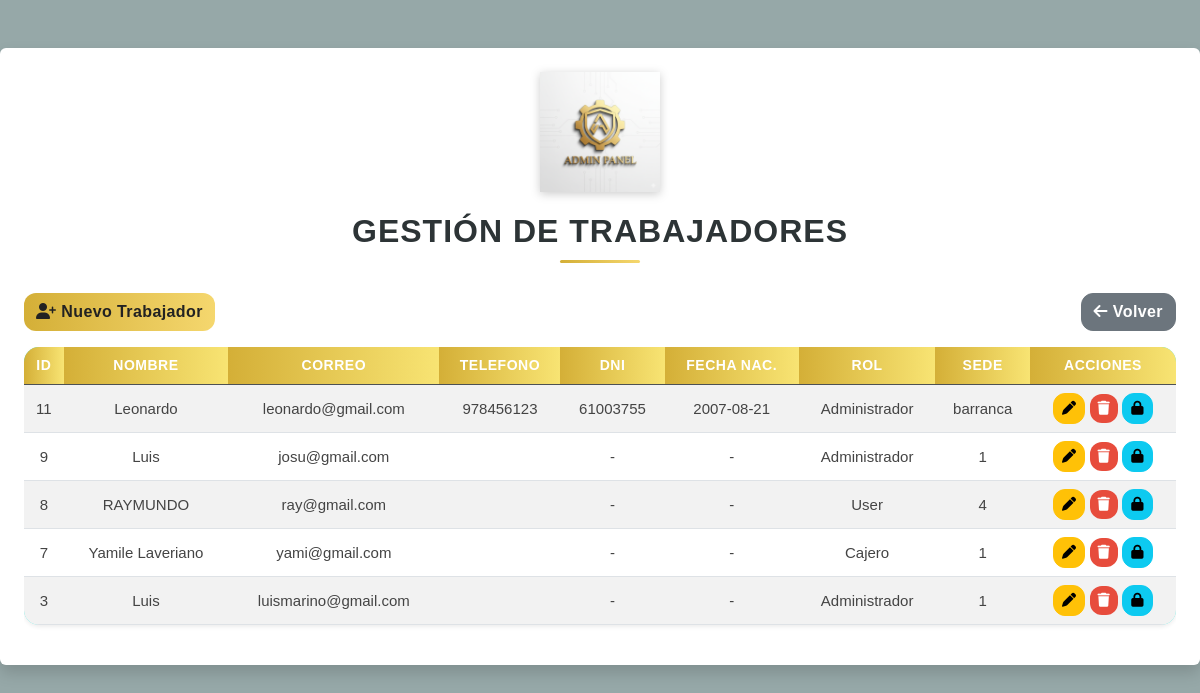
The page /fastfeast.php on the database its author committed.
### tables this page shows
CREATE TABLE `trabajadores` (
  `id` int(11) NOT NULL,
  `nombre` varchar(100) DEFAULT NULL,
  `correo` varchar(100) DEFAULT NULL,
  `telefono` varchar(20) DEFAULT NULL,
  `dni` varchar(20) DEFAULT NULL,
  `fecha_nacimiento` date DEFAULT NULL,
  `password` varchar(255) DEFAULT NULL,
  `rol` varchar(50) DEFAULT NULL,
  `sede` varchar(100) NOT NULL,
  `direccion` varchar(255) DEFAULT NULL,
  `latitud` decimal(10,8) DEFAULT NULL,
  `longitud` decimal(11,8) DEFAULT NULL
);

### fastfeast.php (the view, shortened to what this page needs)
<?php
include 'conexion.php';
$conn = $conn ?? $con ?? null;
$trabajadores = $conn->query("SELECT * FROM trabajadores ORDER BY id DESC");
?>
<!DOCTYPE html>
<html lang="es">
<head>
  <link href="https://cdn.jsdelivr.net/npm/bootstrap@5.3.2/dist/css/bootstrap.min.css" rel="stylesheet">
  <link href="https://cdnjs.cloudflare.com/ajax/libs/font-awesome/6.5.0/css/all.min.css" rel="stylesheet">
</head>
<body>
  <div class="container mt-5 p-4 bg-white rounded shadow">
<div class="logo-container">
  <img src="logo.png" alt="Logo Empresa" class="animated-logo">
</div>
<h2 class="titulo-animado">Gestión de Trabajadores</h2>
    <div class="d-flex justify-content-between mb-3">
      <button class="btn btn-primary" data-bs-toggle="modal" data-bs-target="#modalAgregarTrabajador">
        <i class="fa-solid fa-user-plus"></i> Nuevo Trabajador
      </button>
      <a href="panel_trabajadores.php" class="btn btn-secondary">
        <i class="fa-solid fa-arrow-left"></i> Volver
      </a>
    </div>
    <div class="table-responsive">
      <table class="table table-striped text-center align-middle shadow-sm">
        <thead class="table-dark">
          <tr>
            <th>ID</th>
            <th>Nombre</th>
            <th>Correo</th>
            <th>Telefono</th>
            <th>DNI</th>
            <th>Fecha Nac.</th>
            <th>Rol</th>
            <th>Sede</th>
            <th>Acciones</th>
          </tr>
        </thead>
        <tbody>
          <?php while ($t = $trabajadores->fetch_assoc()): ?>
            <tr>
              <td><?= $t['id'] ?></td>
              <td><?= htmlspecialchars($t['nombre']) ?></td>
              <td><?= htmlspecialchars($t['correo']) ?></td>
              <td><?= htmlspecialchars($t['telefono']) ?></td>
              <td><?= htmlspecialchars($t['dni'] ?? '-') ?></td>
              <td><?= htmlspecialchars($t['fecha_nacimiento'] ?? '-') ?></td>
              <td><?= htmlspecialchars($t['rol']) ?></td>
              <td><?= htmlspecialchars($t['sede']) ?></td>
              <td>
                <button class="btn btn-sm btn-warning" onclick='editarTrabajador(<?= json_encode($t) ?>)'>
                  <i class="fa-solid fa-pen"></i>
                </button>
                <button class="btn btn-sm btn-danger" onclick='eliminarTrabajador(<?= $t["id"] ?>)'>
                  <i class="fa-solid fa-trash"></i>
                </button>
                <button class="btn btn-sm btn-info" onclick='abrirModalPassword(<?= $t["id"] ?>)'>
                  <i class="fa-solid fa-lock"></i>
                </button>
              </td>
            </tr>
          <?php endwhile; ?>
        </tbody>
      </table>
    </div>
  </div>
</body>
</html>

### fastfeast.php (style rules this page uses)
body { background: linear-gradient(135deg, #96a8a8ff, #96a8a8ff); font-family: "Poppins", sans-serif; color: #333; min-height: 100vh; }
.container { max-width: 1200px; margin-top: 60px; background: #0ae0d6c9; border-radius: 20px; padding: 30px 40px; box-shadow: 0 8px 25px rgba(0, 0, 0, 0.1); backdrop-filter: blur(8px); }
h2 { font-weight: 700; color: #2d3436; text-transform: uppercase; letter-spacing: 1px; text-align: center; margin-bottom: 30px; position: relative; }
h2::after { content: ""; display: block; width: 80px; height: 3px; background: linear-gradient(90deg, #d4af37, #f5d76e); margin: 10px auto 0; border-radius: 10px; }
.table { border-radius: 15px; overflow: hidden; background: #0ae0d6c9; }
.table thead th { background: linear-gradient(90deg, #d4af37, #f8e473); color: #fff; font-weight: 600; text-transform: uppercase; font-size: 14px; letter-spacing: 0.5px; text-align: center; }
.table tbody tr { transition: all 0.3s ease; }
.table td { vertical-align: middle; text-align: center; font-size: 15px; color: #444; }
.btn { border-radius: 12px; font-weight: 600; letter-spacing: 0.4px; transition: all 0.3s ease; }
.btn-primary { background: linear-gradient(90deg, #d4af37, #f5d76e); border: none; color: #222; }
.btn-danger { background: #e74c3c; border: none; }
.logo-container { display: flex; justify-content: center; margin-bottom: 20px; }
.logo-container img { width: 120px; height: auto; filter: drop-shadow(0 2px 5px rgba(0, 0, 0, 0.2)); }

### rows shown on the page
trabajadores: id "11", nombre "Leonardo", correo "leonardo@gmail.com", telefono "978456123", dni "61003755", fecha_nacimiento "2007-08-21", rol "Administrador", sede "barranca"
trabajadores: id "9", nombre "Luis", correo "josu@gmail.com", dni "-", fecha_nacimiento "-", rol "Administrador", sede "1"
trabajadores: id "8", nombre "RAYMUNDO", correo "ray@gmail.com", dni "-", fecha_nacimiento "-", rol "User", sede "4"
trabajadores: id "7", nombre "Yamile Laveriano", correo "yami@gmail.com", dni "-", fecha_nacimiento "-", rol "Cajero", sede "1"
trabajadores: id "3", nombre "Luis", correo "luismarino@gmail.com", dni "-", fecha_nacimiento "-", rol "Administrador", sede "1"
